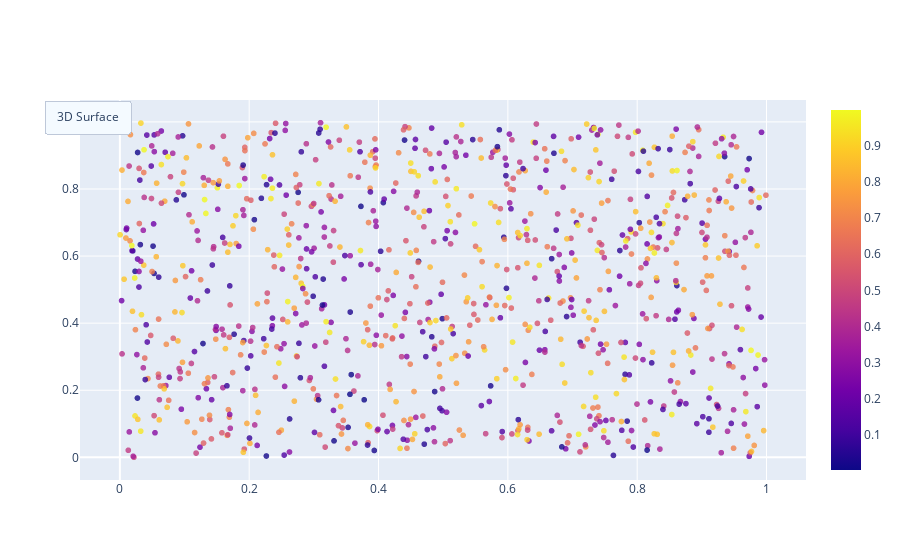

Write notebook code for a chart like this one.
### Code cell
import plotly.graph_objects as go

x = np.random.rand(1000)
y = np.random.rand(1000)
c = np.random.rand(1000)
d = np.random.rand(1000)
fig = go.Figure()

fig.add_trace(
    go.Scattergl(
        x=x,
        y=y,
        mode='markers',
        marker={
            'color': c,
            'opacity': .8,
            'showscale': True
        }
    )
)

fig.update_layout(
    updatemenus=[
        go.layout.Updatemenu(
            type = "buttons",
            buttons=[
                dict(
                    args=["marker.color", 'd'],
                    label="3D Surface",
                    method="restyle"
                )
            ],
            showactive=True,
            xanchor="left",
            yanchor="top"
        ),
    ]
)

### Figure 1 — Plotly figure (JSON) as saved in the notebook; plotly's stock layout.template omitted (floating-point values rounded to 4 significant figures; data arrays with more than 128 entries replaced by an {"elided": "..."} marker saying what was removed)
{"data": [{"marker": {"color": {"elided": "1000 float values"}, "opacity": 0.8, "showscale": true}, "mode": "markers", "type": "scattergl", "x": {"elided": "1000 float values"}, "y": {"elided": "1000 float values"}}], "layout": {"updatemenus": [{"buttons": [{"args": ["marker.color", {"elided": "1000 float values"}], "label": "3D Surface", "method": "restyle"}], "showactive": true, "type": "buttons", "xanchor": "left", "yanchor": "top"}]}}
